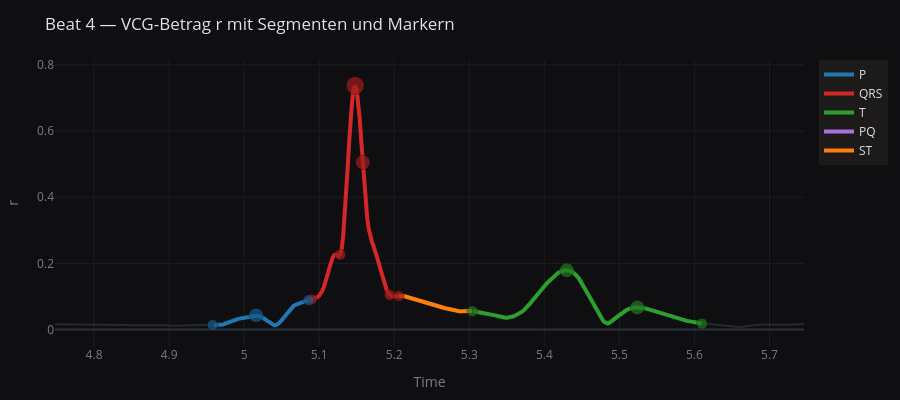

The notebook cell this image was saved under:
### Markdown cell above
## 3. Ein Beat, aus der Nähe

`A_abs` verschluckt P und T neben der QRS-Spitze — der VCG-Betrag `r` (Abstand vom Ursprung im Frank-XYZ-Raum) zeigt alle drei Wellen auf vergleichbarer Skala, automatisch farbig nach Segment (P/QRS/ST/T).

### Code cell
BEAT_ID = int(df_annotations["beat_id"].iloc[4])
df_markers, df_segments = build_plot_data(df_annotations, beat_id=BEAT_ID, mode="full")
beat_row = df_annotations[df_annotations["beat_id"] == BEAT_ID].iloc[0]
t_center = beat_row["t_R_peak+"]

plot_signal_segments_and_markers(
    df_analysis, signal_col="r",
    df_segments=df_segments, df_markers=df_markers,
    t_start=t_center - 0.4, t_end=t_center + 0.6,
    title=f"Beat {BEAT_ID} — VCG-Betrag r mit Segmenten und Markern",
).show()

### Figure 1 — Plotly figure (JSON) as saved in the notebook; plotly's stock layout.template omitted (floating-point values rounded to 4 significant figures; data arrays with more than 128 entries replaced by an {"elided": "..."} marker saying what was removed)
{"data": [{"hovertemplate": "r: %{y:.6g}<br>Time: %{x:.6g}<extra></extra>", "line": {"color": "rgba(120,120,120,0.25)", "width": 2}, "mode": "lines", "name": "r", "showlegend": false, "type": "scatter", "x": {"elided": "500 float values"}, "y": {"elided": "500 float values"}}, {"hovertemplate": "P<br>r: %{y:.6g}<br>Time: %{x:.6g}<extra></extra>", "line": {"color": "#1f77b4", "width": 4}, "mode": "lines", "name": "P", "showlegend": true, "type": "scatter", "x": [4.96, 4.962, 4.964, 4.966, 4.968, 4.97, 4.972, 4.974, 4.976, 4.978, 4.98, 4.982, 4.984, 4.986, 4.988, 4.99, 4.992, 4.994, 4.996, 4.998, 5.0, 5.002, 5.004, 5.006, 5.008, 5.01, 5.012, 5.014, 5.016, 5.018, 5.02, 5.022, 5.024, 5.026, 5.028, 5.03, 5.032, 5.034, 5.036, 5.038, 5.04, 5.042, 5.044, 5.046, 5.048, 5.05, 5.052, 5.054, 5.056, 5.058, 5.06, 5.062, 5.064, 5.066, 5.068, 5.07, 5.072, 5.074, 5.076, 5.078, 5.08, 5.082, 5.084, 5.086], "y": [0.01396, 0.01385, 0.01375, 0.01372, 0.0139, 0.01445, 0.01549, 0.01702, 0.01895, 0.02112, 0.02333, 0.02545, 0.02735, 0.02898, 0.03033, 0.03143, 0.03233, 0.03312, 0.03388, 0.03468, 0.03559, 0.03664, 0.03783, 0.03912, 0.04042, 0.04164, 0.04261, 0.04321, 0.04329, 0.04277, 0.0416, 0.03979, 0.0374, 0.03454, 0.03135, 0.02797, 0.02452, 0.02114, 0.018, 0.01533, 0.01355, 0.01328, 0.01494, 0.01838, 0.02313, 0.02877, 0.03497, 0.04142, 0.04781, 0.05387, 0.0594, 0.06424, 0.06833, 0.07169, 0.0744, 0.07661, 0.07845, 0.08007, 0.08159, 0.08308, 0.08457, 0.08606, 0.0875, 0.08886]}, {"hovertemplate": "QRS<br>r: %{y:.6g}<br>Time: %{x:.6g}<extra></extra>", "line": {"color": "#d62728", "width": 4}, "mode": "lines", "name": "QRS", "showlegend": true, "type": "scatter", "x": [5.09, 5.092, 5.094, 5.096, 5.098, 5.1, 5.102, 5.104, 5.106, 5.108, 5.11, 5.112, 5.114, 5.116, 5.118, 5.12, 5.122, 5.124, 5.126, 5.128, 5.13, 5.132, 5.134, 5.136, 5.138, 5.14, 5.142, 5.144, 5.146, 5.148, 5.15, 5.152, 5.154, 5.156, 5.158, 5.16, 5.162, 5.164, 5.166, 5.168, 5.17, 5.172, 5.174, 5.176, 5.178, 5.18, 5.182, 5.184, 5.186, 5.188, 5.19, 5.192, 5.194, 5.196, 5.198, 5.2, 5.202, 5.204, 5.206], "y": [0.09129, 0.09249, 0.09389, 0.09576, 0.09848, 0.1025, 0.1083, 0.1164, 0.127, 0.1402, 0.1557, 0.1726, 0.1896, 0.205, 0.2173, 0.2248, 0.2272, 0.2254, 0.2228, 0.2264, 0.2444, 0.2828, 0.3409, 0.413, 0.4918, 0.5694, 0.6385, 0.6926, 0.7266, 0.7373, 0.7243, 0.6895, 0.6371, 0.5733, 0.5051, 0.4394, 0.3823, 0.3373, 0.3049, 0.2829, 0.2675, 0.2548, 0.2425, 0.229, 0.2139, 0.1973, 0.1799, 0.1625, 0.1459, 0.1312, 0.1192, 0.1104, 0.1046, 0.1013, 0.1, 0.09989, 0.1004, 0.1012, 0.1019]}, {"hovertemplate": "T<br>r: %{y:.6g}<br>Time: %{x:.6g}<extra></extra>", "line": {"color": "#2ca02c", "width": 4}, "mode": "lines", "name": "T", "showlegend": true, "type": "scatter", "x": {"elided": "153 float values"}, "y": {"elided": "153 float values"}}, {"hovertemplate": "PQ<br>r: %{y:.6g}<br>Time: %{x:.6g}<extra></extra>", "line": {"color": "#a86fdf", "width": 4}, "mode": "lines", "name": "PQ", "showlegend": true, "type": "scatter", "x": [5.088, 5.09], "y": [0.09011, 0.09129]}, {"hovertemplate": "ST<br>r: %{y:.6g}<br>Time: %{x:.6g}<extra></extra>", "line": {"color": "#ff7f0e", "width": 4}, "mode": "lines", "name": "ST", "showlegend": true, "type": "scatter", "x": [5.206, 5.208, 5.21, 5.212, 5.214, 5.216, 5.218, 5.22, 5.222, 5.224, 5.226, 5.228, 5.23, 5.232, 5.234, 5.236, 5.238, 5.24, 5.242, 5.244, 5.246, 5.248, 5.25, 5.252, 5.254, 5.256, 5.258, 5.26, 5.262, 5.264, 5.266, 5.268, 5.27, 5.272, 5.274, 5.276, 5.278, 5.28, 5.282, 5.284, 5.286, 5.288, 5.29, 5.292, 5.294, 5.296, 5.298, 5.3, 5.302, 5.304], "y": [0.1019, 0.1022, 0.102, 0.1014, 0.1005, 0.0992, 0.09781, 0.09639, 0.095, 0.09365, 0.09231, 0.09093, 0.0895, 0.08798, 0.08639, 0.08475, 0.08311, 0.08147, 0.07987, 0.07831, 0.0768, 0.07533, 0.07392, 0.07259, 0.07135, 0.07022, 0.0692, 0.06828, 0.06741, 0.06654, 0.06563, 0.06462, 0.06349, 0.06225, 0.06092, 0.05957, 0.05828, 0.05713, 0.05619, 0.05551, 0.05512, 0.05499, 0.0551, 0.05536, 0.05569, 0.05601, 0.05622, 0.05628, 0.05615, 0.05581]}, {"hovertemplate": "%{text}<br>r: %{y:.6g}<br>Time: %{x:.6g}<extra></extra>", "marker": {"color": ["#a01d1e", "#a01d1e", "#a01d1e", "#a01d1e", "#a01d1e", "#a01d1e", "#175987", "#175987", "#175987", "#217821", "#217821", "#217821", "#217821"], "line": {"color": "rgba(0,0,0,0.35)", "width": 1}, "size": [10.8, 10.8, 18.0, 14.4, 10.8, 10.8, 14.4, 10.8, 10.8, 10.8, 14.4, 14.4, 10.8]}, "mode": "markers", "name": "Markers", "showlegend": false, "text": ["Q_on", "Q_off", "R_peak+", "R_turn", "S_on", "S_off", "P_peak", "P_on", "P_off", "T_on", "T_turn1", "T_turn2", "T_off"], "type": "scatter", "x": [5.09, 5.128, 5.148, 5.158, 5.194, 5.206, 5.016, 4.958, 5.086, 5.304, 5.43, 5.524, 5.61], "y": [0.09129, 0.2264, 0.7373, 0.5051, 0.1046, 0.1019, 0.04329, 0.01402, 0.08886, 0.05581, 0.1793, 0.06668, 0.01813]}], "layout": {"height": 400, "hovermode": "x unified", "legend": {"bgcolor": "#1c1b19", "font": {"color": "#e2e2e6"}}, "margin": {"b": 40, "l": 50, "r": 20, "t": 60}, "paper_bgcolor": "#0f0f11", "plot_bgcolor": "#0f0f11", "title": {"font": {"color": "#e2e2e6"}, "text": "Beat 4 — VCG-Betrag r mit Segmenten und Markern"}, "xaxis": {"color": "#7a7a8c", "gridcolor": "#1e1e22", "title": {"text": "Time"}}, "yaxis": {"color": "#7a7a8c", "gridcolor": "#1e1e22", "title": {"text": "r"}}}}
